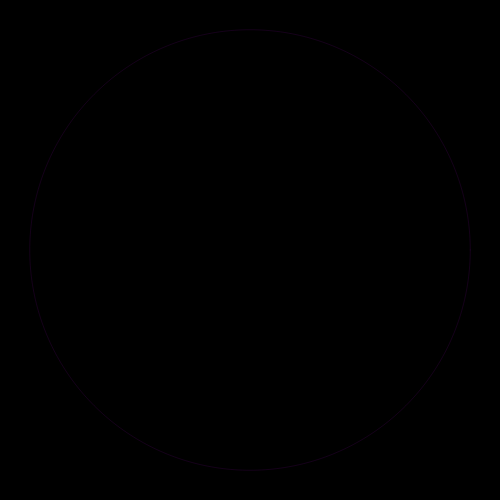
Frame 1 (no input)
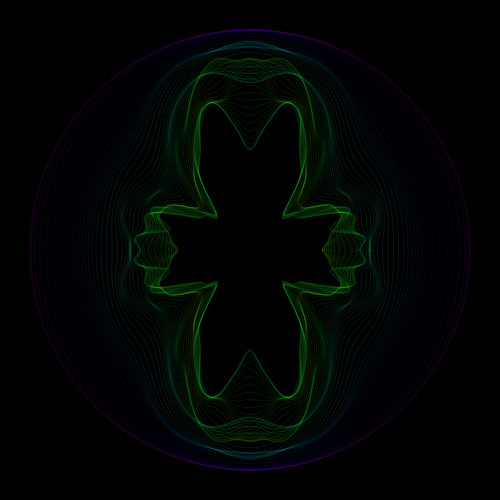
Frame 60 (no input)
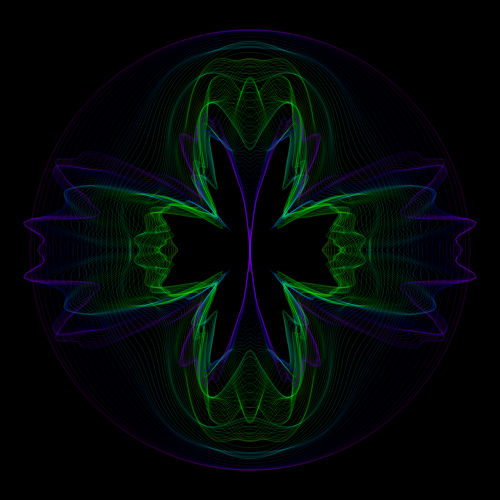
Frame 120 (the mouse pressed at the canvas centre since frame 60)

The p5.js sketch that drew these frames (run headless with seeded random() and noise() and a simulated clock; from frame 60 on, the mouse is pressed at the canvas centre):

// p5.js sketch
// ── sketch.js
let offScale;
let resetB;
let nS = 0;
let up = true;

function setup() {
    createCanvas(500,500);
    background(0);
    colorMode(HSB, 360, 100, 100, 1);

    offScale = createSlider(0, 1, 0, .01);
    offScale.position(20, height + 20);

    resetB = createButton('Reset');
    resetB.mousePressed(reset);
    resetB.position(20, height + 40);
}

function draw() {
    //background(0);

    push();
        translate(width/2, height/2);
        strokeWeight(1);
        noFill();
        beginShape();
            for(let j = 0; j < TWO_PI; j += PI/180) {
                let xOff = cos(j) + offScale.value();
                let yOff = sin(j) + offScale.value();
                let r = noise(xOff*nS, yOff*nS);
                let col = map(r, .15, .8, 0, 360);
                r = map(r, .15, .8, 2, 275);
                let x = r * cos(j);
                let y = r * sin(j);
                stroke(col, 100, 100, .1);
                vertex(x, y);
            }
        endShape();
    pop();


    if(nS >= PI) {
        up = false;
    }
    if(nS <= 0) {
        up = true;
    }

    if(up) {
        nS += PI/180
    } else {
        nS -= PI/180
    }

    if(frameCount >= 720) {
        reset(false);
    }

}

function mouseReleased() {
    reset(false);
}

function reset(newS = true) {
    frameCount = 0;
    nS = 0;
    if(newS) {
        noiseSeed(random(0, 10000));
    }
    background(0);
    redraw();
}
